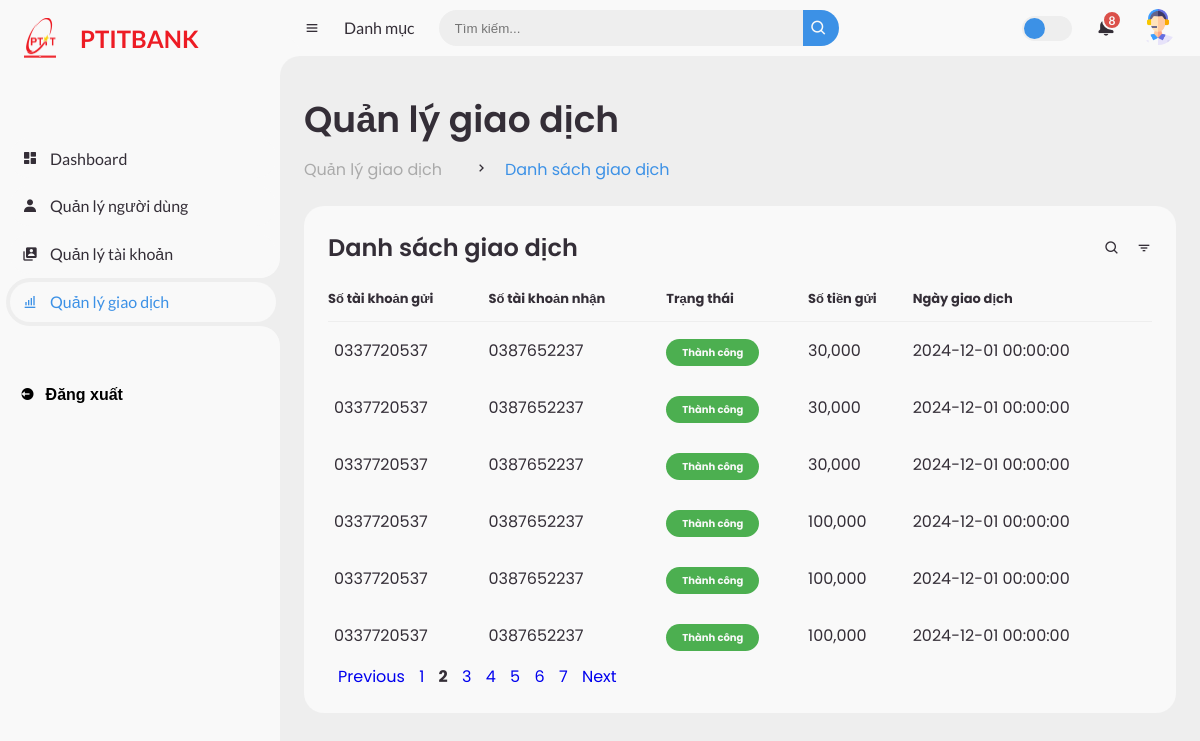
The page /admin/transaction?page=2 (signed in) on the database its author committed.
### tables this page shows
CREATE TABLE "Transaction" (
  TransactionID TEXT PRIMARY KEY,
  senderAccountNumber TEXT,
  recipientAccountNumber TEXT,
  TransactionDate DATETIME,  -- Thay đổi kiểu dữ liệu từ DATE sang DATETIME
  TransactionType TEXT,
  Amount DECIMAL(15, 2),
  Description TEXT
);

### app/routes/admin_route.py (the view)
@admin_bp.route("/transaction")
def transaction_list():
    from app.controllers.user_controller import get_transaction
    return get_transaction()

### app/controllers/user_controller.py (called while the page is built)
def get_transaction():
    from app.services.user_service import get_transaction
    return get_transaction()

### app/services/user_service.py (called while the page is built)
def check_role():
    account_id = session.get("account_id")
    if not account_id:
        return "Bạn chưa đăng nhập", "danger"
    account = Account.query.filter_by(AccountID=account_id).first()
    if not account:
        return "Tài khoản không tồn tại", "danger"
    customer = Customer.query.filter_by(CustomerID=account.CustomerID).first()
    if not customer:
        return "Khách hàng không tồn tại", "danger"
    if customer.Role != "Admin":
        return "Bạn không có quyền truy cập trang này", "danger"
    return "Welcome Admin", "success"

def get_transaction():
    message, category = check_role()
    if category == "danger":
        flash(message, category)
        return redirect(url_for("auth.login"))
    page = request.args.get("page", 1, type=int)  # Default to page 1
    per_page = 6  # 6 transactions per page
    pagination = (
        db.session.query(Transaction)
        .order_by(Transaction.TransactionDate.desc())  # Sort newest to oldest
        .paginate(page=page, per_page=per_page, error_out=False)
    )
    transactions = pagination.items
    return render_template(
        "admin/transaction/transaction.html",
        transactions=transactions,
        pagination=pagination,
    )

### app/templates/admin/transaction/transaction.html (shortened to what this page needs)
<!DOCTYPE html>
<html lang="en">
  <head>
    <link
      href="https://unpkg.com/boxicons@2.0.9/css/boxicons.min.css"
      rel="stylesheet"
    />
    <link
      rel="stylesheet"
      href="{{url_for('static', filename='css/style.css')}}"
    />
  </head>
  <body>
    <section id="sidebar">
      <a href="/admin" class="brand">
        <div class="logo"></div>
        <span class="text">PTITBANK</span>
      </a>
      <ul class="side-menu top">
        <li class="side-menu-li">
          <a href="/admin">
            <i class="bx bxs-dashboard"></i>
            <span class="text">Dashboard</span>
          </a>
        </li>
        <li class="side-menu-li">
          <a href="/admin/user">
            <i class="bx bxs-user"></i>
            <span class="text">Quản lý người dùng</span>
          </a>
        </li>
        <li class="side-menu-li">
          <a href="/admin/account">
            <i class="bx bxs-user-account"></i>
            <span class="text">Quản lý tài khoản</span>
          </a>
        </li>
        <li class="active side-menu-li">
          <a href="/admin/transaction">
            <i class="bx bx-bar-chart-alt"></i>
            <span class="text">Quản lý giao dịch</span>
          </a>
        </li>
      </ul>
      <ul class="side-menu">
        <form action="{{ url_for('auth.logout') }}" method="POST">
          <li>
            <button type="submit" class="logout">
              <i class="bx bxs-log-out-circle"></i>
              <span class="text logout-text">Đăng xuất</span>
            </button>
          </li>
        </form>
      </ul>
    </section>
    <section id="content">
      <nav>
        <i class="bx bx-menu"></i>
        <a href="#" class="nav-link">Danh mục</a>
        <form action="#">
          <div class="form-input">
            <input type="search" placeholder="Tìm kiếm..." />
            <button type="submit" class="search-btn">
              <i class="bx bx-search"></i>
            </button>
          </div>
        </form>
        <label for="switch-mode" class="switch-mode"></label>
        <a href="#" class="notification">
          <span class="num">8</span>
        </a>
        <a href="#" class="profile">
          <img src="{{url_for('static', filename='images/9703596.png')}}" />
        </a>
      </nav>
      <main>
        <div class="head-title">
          <div class="left">
            <h1>Quản lý giao dịch</h1>
            <ul class="breadcrumb">
              <li>
                <a href="#">Quản lý giao dịch</a>
              </li>
              <li><i class="bx bx-chevron-right"></i></li>
              <li>
                <a class="active" href="#">Danh sách giao dịch</a>
              </li>
            </ul>
          </div>
        </div>
        <div class="table-data">
          <div class="order">
            <div class="head">
              <h3>Danh sách giao dịch</h3>
              <i class="bx bx-search"></i>
              <i class="bx bx-filter"></i>
            </div>
            <table>
              <thead>
                <tr>
                  <th>Số tài khoản gửi</th>
                  <th>Số tài khoản nhận</th>
                  <th>Trạng thái</th>
                  <th>Số tiền gửi</th>
                  <th>Ngày giao dịch</th>
                </tr>
              </thead>
              <tbody>
                {% for transaction in transactions %}
                <tr>
                  <td>{{ transaction.senderAccountNumber }}</td>
                  <td>{{ transaction.recipientAccountNumber }}</td>
                  <td><span class="status success">Thành công</span></td>
                  <td>{{ '{:,.0f}'.format(transaction.Amount) }}</td>
                  <td>
                    <span>{{ transaction.TransactionDate}}</span>
                  </td>
                </tr>
                {% endfor %}
              </tbody>
            </table>
            <div class="container-pagination">
              <div class="pagination">
                {% if pagination.has_prev %}
                <a
                  class="pagi"
                  href="{{ url_for('admin.transaction_list', page=pagination.prev_num) }}"
                  style="margin-left: 10px"
                  >Previous</a
                >
                {% endif %} {% for page_num in pagination.iter_pages() %} {% if
                page_num %} {% if page_num == pagination.page %}
                <strong style="margin-left: 10px">{{ page_num }}</strong>
                {% else %}
                <a
                  href="{{ url_for('admin.transaction_list', page=page_num) }}"
                  style="margin-left: 10px"
                  >{{ page_num }}</a
                >
                {% endif %} {% else %}
                <span>...</span>
                {% endif %} {% endfor %} {% if pagination.has_next %}
                <a
                  class="pagi"
                  href="{{ url_for('admin.transaction_list', page=pagination.next_num) }}"
                  style="margin-left: 10px"
                  >Next</a
                >
                {% endif %}
              </div>
            </div>
          </div>
        </div>
      </main>
    </section>
  </body>
</html>

### rows shown on the page
Transaction: Amount "30,000"
Transaction: Amount "30,000"
Transaction: Amount "30,000"
Transaction: Amount "100,000"
Transaction: Amount "100,000"
Transaction: Amount "100,000"

### other values the page prints
{{ page_num }} "1" "3" "4" "5" "6" "7"
{{ page_num }} "2"
